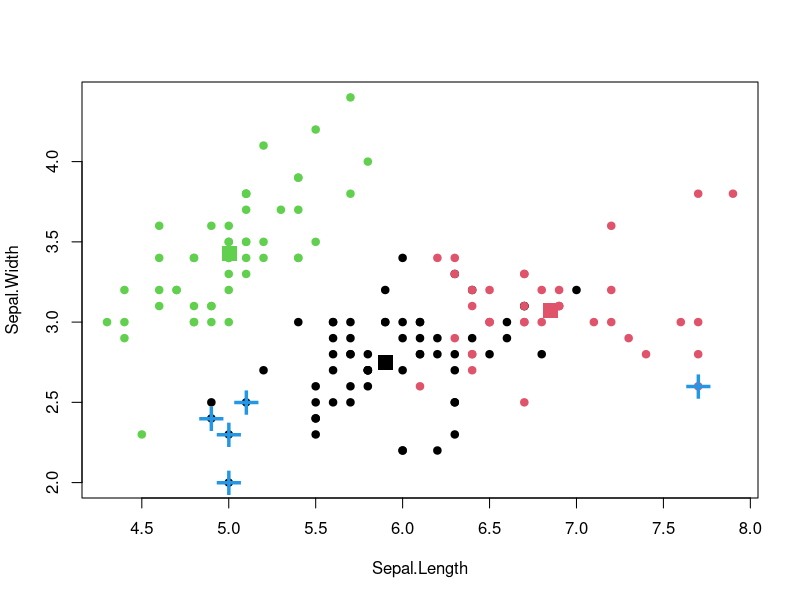

This figure's R source:
#In the k-means based outlier detection technique the data are partitioned in to k groups 
#by assigning them to the closest cluster centers.

#Once assigned we can compute the distance or dissimilarity between each object and its cluster center 
# and pick those with largest distances as outliers.

data("iris")

iris2 <- iris[,1:4]
iris2

kmeans.result <- kmeans(iris2, centers=3)
kmeans.result$centers

kmeans.result$cluster

centers <- kmeans.result$centers[kmeans.result$cluster, ] 
# "centers" is a data frame of 3 centers 
#but the length of iris dataset so we can canlculate distance difference easily.

centers

distances <- sqrt(rowSums((iris2 - centers)^2))

outliers <- order(distances, decreasing=T)[1:5]


print(outliers) # these rows are 5 top outliers

print(iris2[outliers,])

plot(iris2[,c("Sepal.Length", "Sepal.Width")], pch=19, col=kmeans.result$cluster, cex=1)

points(kmeans.result$centers[,c("Sepal.Length", "Sepal.Width")], col=1:3, pch=15, cex=2)

points(iris2[outliers, c("Sepal.Length", "Sepal.Width")], pch="+", col=4, cex=3)
